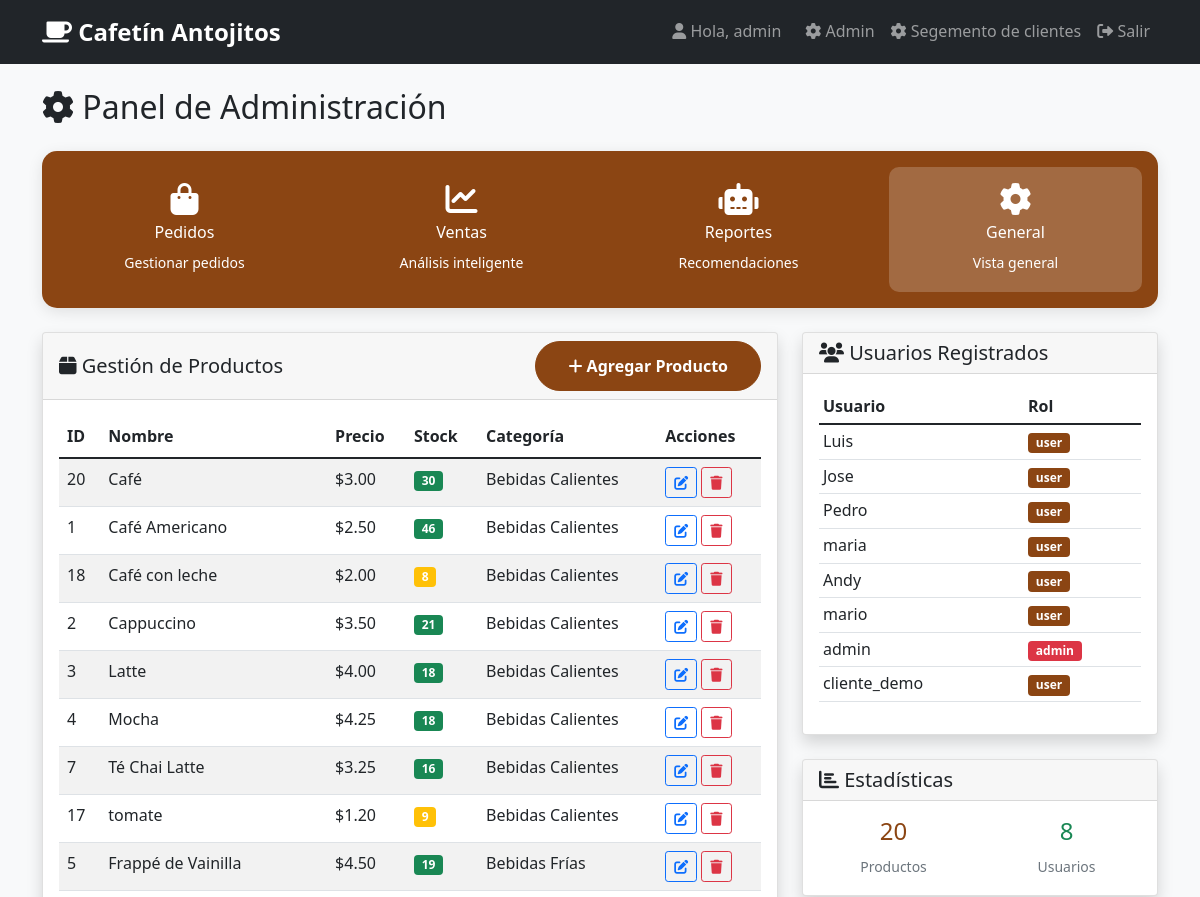
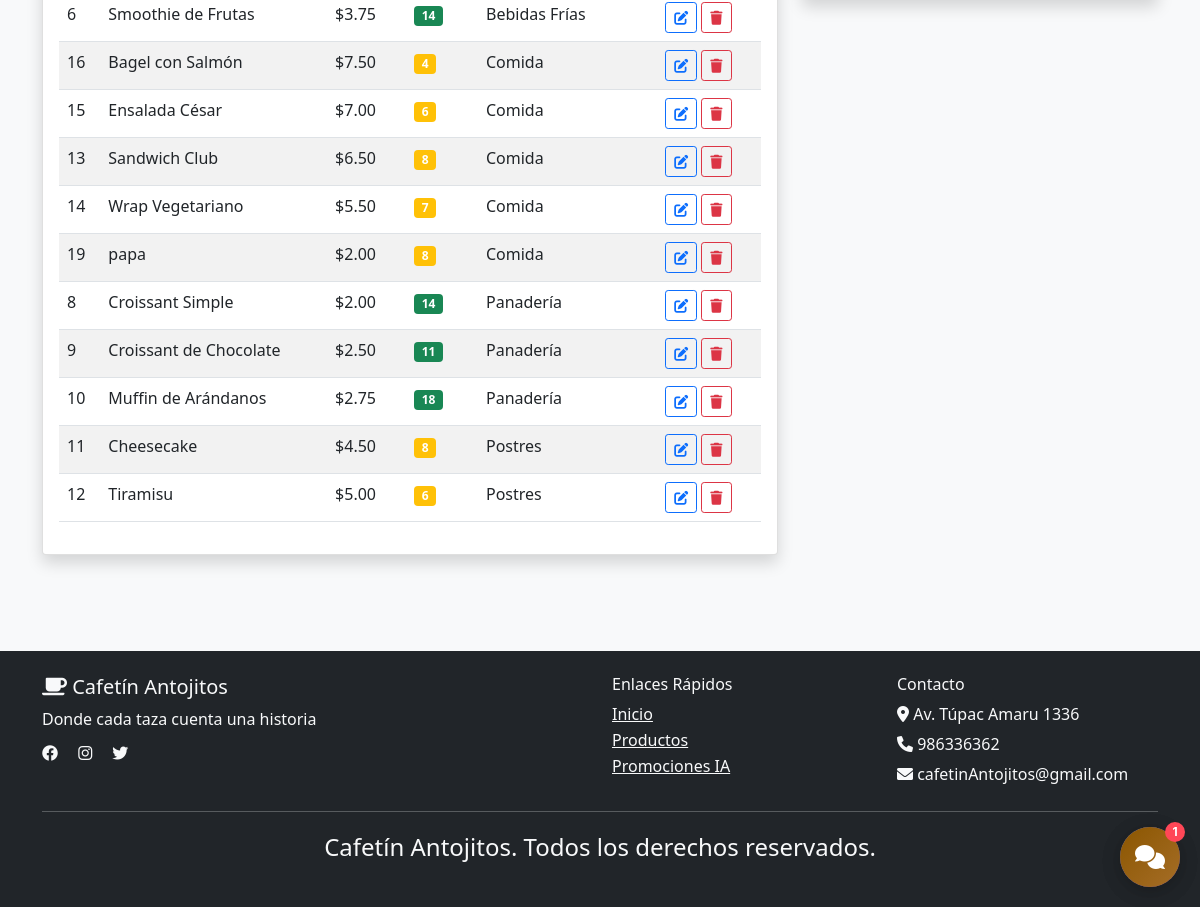
Page /admin (signed in) on the committed database (2 pictures, top to bottom).
### tables this page shows
CREATE TABLE productos (
            id INTEGER PRIMARY KEY AUTOINCREMENT,
            nombre TEXT NOT NULL,
            descripcion TEXT,
            precio REAL NOT NULL,
            imagen TEXT,
            categoria TEXT,
            stock INTEGER DEFAULT 0,
            popularidad INTEGER DEFAULT 0,
            created_at TIMESTAMP DEFAULT CURRENT_TIMESTAMP
        );

CREATE TABLE usuarios (
            id INTEGER PRIMARY KEY AUTOINCREMENT,
            username TEXT UNIQUE NOT NULL,
            email TEXT UNIQUE NOT NULL,
            password TEXT NOT NULL,
            role TEXT DEFAULT 'user',
            created_at TIMESTAMP DEFAULT CURRENT_TIMESTAMP
        );

### app.py (the view)
@app.route('/admin')
def admin():
    if 'user_id' not in session or session.get('role') != 'admin':
        flash('Acceso denegado', 'error')
        return redirect(url_for('index'))
    conn = get_db_connection()
    productos = conn.execute('SELECT * FROM productos ORDER BY categoria, nombre').fetchall()
    usuarios = conn.execute('SELECT id, username, email, role, created_at FROM usuarios ORDER BY created_at DESC').fetchall()
    ventas_por_categoria = conn.execute('''
        SELECT p.categoria, COUNT(*) as ventas, SUM(pd.cantidad * pd.precio_unitario) as ingresos
        FROM pedido_detalles pd
        JOIN productos p ON pd.producto_id = p.id
        GROUP BY p.categoria
        ORDER BY ingresos DESC
    ''').fetchall()
    productos_populares = conn.execute('''
        SELECT nombre, popularidad, stock
        FROM productos
        ORDER BY popularidad DESC
        LIMIT 10
    ''').fetchall()
    conn.close()
    return render_template('admin.html',
                         productos=productos,
                         usuarios=usuarios,
                         ventas_por_categoria=ventas_por_categoria,
                         productos_populares=productos_populares)

### app.py (called while the page is built)
def get_db_connection():
    conn = sqlite3.connect(DATABASE)
    conn.row_factory = sqlite3.Row
    return conn

### templates/admin.html (shortened to what this page needs)
{% extends "base.html" %}
{% block content %}
<div class="container py-4">
    <h2 class="mb-4">
        <i class="fas fa-cog"></i> Panel de Administración
    </h2>
    <div class="row mb-4">
        <div class="col-12">
            <div class="card admin-nav-card">
                <div class="card-body">
                    <div class="row text-center">
                        <div class="col-md-3">
                            <a href="{{ url_for('admin_pedidos') }}" class="admin-nav-link">
                                <i class="fas fa-shopping-bag fa-2x mb-2"></i>
                                <h6>Pedidos</h6>
                                <small class="text-muteds">Gestionar pedidos</small>
                            </a>
                        </div>
                        <div class="col-md-3">
                            <a href="{{ url_for('admin_ventas') }}" class="admin-nav-link">
                                <i class="fas fa-chart-line fa-2x mb-2"></i>
                                <h6>Ventas</h6>
                                <small class="text-muteds">Análisis inteligente</small>
                            </a>
                        </div>
                        <div class="col-md-3">
                            <a href="{{ url_for('admin_reportes') }}" class="admin-nav-link">
                                <i class="fas fa-robot fa-2x mb-2"></i>
                                <h6>Reportes</h6>
                                <small class="text-muteds">Recomendaciones</small>
                            </a>
                        </div>
                        <div class="col-md-3">
                            <a href="{{ url_for('admin') }}" class="admin-nav-link active">
                                <i class="fas fa-cog fa-2x mb-2"></i>
                                <h6>General</h6>
                                <small class="text-muteds">Vista general</small>
                            </a>
                        </div>
                    </div>
                </div>
            </div>
        </div>
    </div>
    <div class="row">
        <div class="col-lg-8">
            <div class="card shadow mb-4">
                <div class="card-header d-flex justify-content-between align-items-center">
                    <h5 class="mb-0">
                        <i class="fas fa-box"></i> Gestión de Productos
                    </h5>
                    <button class="btn btn-primary" data-bs-toggle="modal" data-bs-target="#addProductModal">
                        <i class="fas fa-plus"></i> Agregar Producto
                    </button>
                </div>
                <div class="card-body">
                    <div class="table-responsive">
                        <table class="table table-striped">
                            <thead>
                                <tr>
                                    <th>ID</th>
                                    <th>Nombre</th>
                                    <th>Precio</th>
                                    <th>Stock</th>
                                    <th>Categoría</th>
                                    <th>Acciones</th>
                                </tr>
                            </thead>
                            <tbody>
                                {% for producto in productos %}
                                <tr>
                                    <td>{{ producto.id }}</td>
                                    <td>{{ producto.nombre }}</td>
                                    <td>${{ "%.2f"|format(producto.precio) }}</td>
                                    <td>
                                        <span class="badge {% if producto.stock > 10 %}bg-success{% elif producto.stock > 0 %}bg-warning{% else %}bg-danger{% endif %}">
                                            {{ producto.stock }}
                                        </span>
                                    </td>
                                    <td>{{ producto.categoria }}</td>
                                    <td>
                                        <button class="btn btn-sm btn-outline-primary">
                                            <i class="fas fa-edit"></i>
                                        </button>
                                        <button class="btn btn-sm btn-outline-danger">
                                            <i class="fas fa-trash"></i>
                                        </button>
                                    </td>
                                </tr>
                                {% endfor %}
                            </tbody>
                        </table>
                    </div>
                </div>
            </div>
        </div>
        <div class="col-lg-4">
            <div class="card shadow">
                <div class="card-header">
                    <h5 class="mb-0">
                        <i class="fas fa-users"></i> Usuarios Registrados
                    </h5>
                </div>
                <div class="card-body">
                    <div class="table-responsive">
                        <table class="table table-sm">
                            <thead>
                                <tr>
                                    <th>Usuario</th>
                                    <th>Rol</th>
                                </tr>
                            </thead>
                            <tbody>
                                {% for usuario in usuarios %}
                                <tr>
                                    <td>{{ usuario.username }}</td>
                                    <td>
                                        <span class="badge {% if usuario.role == 'admin' %}bg-danger{% else %}bg-primary{% endif %}">
                                            {{ usuario.role }}
                                        </span>
                                    </td>
                                </tr>
                                {% endfor %}
                            </tbody>
                        </table>
                    </div>
                </div>
            </div>
            <div class="card shadow mt-4">
                <div class="card-header">
                    <h5 class="mb-0">
                        <i class="fas fa-chart-bar"></i> Estadísticas
                    </h5>
                </div>
                <div class="card-body">
                    <div class="row text-center">
                        <div class="col-6">
                            <h4 class="text-primary">{{ productos|length }}</h4>
                            <small class="text-muted">Productos</small>
                        </div>
                        <div class="col-6">
                            <h4 class="text-success">{{ usuarios|length }}</h4>
                            <small class="text-muted">Usuarios</small>
                        </div>
                    </div>
                </div>
            </div>
        </div>
    </div>
</div>
{% endblock %}

### templates/base.html (shortened to what this page needs)
<!DOCTYPE html>
<html lang="es">
<head>
    <link href="https://cdn.jsdelivr.net/npm/bootstrap@5.1.3/dist/css/bootstrap.min.css" rel="stylesheet">
    <link href="https://cdnjs.cloudflare.com/ajax/libs/font-awesome/6.0.0/css/all.min.css" rel="stylesheet">
    <link rel="stylesheet" href="{{ url_for('static', filename='style.css') }}">
</head>
<body>
    <nav class="navbar navbar-expand-lg navbar-dark bg-dark">
        <div class="container">
            <a class="navbar-brand" href="{{ url_for('index') }}">
                <i class="fas fa-coffee"></i> Cafetín Antojitos
            </a>
            <div class="collapse navbar-collapse" id="navbarNav">
                <div class="navbar-nav ms-auto">
                    {% if session.user_id %}
                        <span class="navbar-text me-3">
                            <i class="fas fa-user"></i> Hola, {{ session.username }}
                        </span>
                        {% if session.role == 'admin' %}
                            <a class="nav-link" href="{{ url_for('admin') }}">
                                <i class="fas fa-cog"></i> Admin
                            </a>
                            <a class="nav-link" href="{{ url_for('admin_clustering') }}">
                                <i class="fas fa-cog"></i> Segemento de clientes
                            </a>
                        {% endif %}
                        <a class="nav-link" href="{{ url_for('logout') }}">
                            <i class="fas fa-sign-out-alt"></i> Salir
                        </a>
                    {% else %}
                        <a class="nav-link" href="{{ url_for('index') }}">
                            <i class="fas fa-home"></i> Inicio
                        </a>
                    {% endif %}
                </div>
            </div>
        </div>
    </nav>
    <main>
        {% block content %}{% endblock %}
    </main>
    <footer class="bg-dark text-light py-4 mt-5">
        <div class="container">
            <div class="row">
                <div class="col-md-6">
                    <h5><i class="fas fa-coffee"></i> Cafetín Antojitos</h5>
                    <p class="mb-2">Donde cada taza cuenta una historia</p>
                    <div class="social-links">
                        <a href="#" class="text-light me-3"><i class="fab fa-facebook"></i></a>
                        <a href="#" class="text-light me-3"><i class="fab fa-instagram"></i></a>
                        <a href="#" class="text-light me-3"><i class="fab fa-twitter"></i></a>
                    </div>
                </div>
                <div class="col-md-3">
                    <h6>Enlaces Rápidos</h6>
                    <ul class="list-unstyled">
                        <li><a href="{{ url_for('index') }}" class="text-light">Inicio</a></li>
                        {% if session.user_id %}
                            <li><a href="{{ url_for('user') }}" class="text-light">Productos</a></li>
                            <li><a href="{{ url_for('promociones') }}" class="text-light">Promociones IA</a></li>
                        {% endif %}
                    </ul>
                </div>
                <div class="col-md-3">
                    <h6>Contacto</h6>
                    <p class="mb-1"><i class="fas fa-map-marker-alt"></i> Av. Túpac Amaru 1336</p>
                    <p class="mb-1"><i class="fas fa-phone"></i> 986336362</p>
                    <p class="mb-0"><i class="fas fa-envelope"></i> cafetinAntojitos@gmail.com</p>
                </div>
            </div>
            <hr class="my-3">
            <div class="text-center" style="font-size: 1.5em">
                <p>Cafetín Antojitos. Todos los derechos reservados.</p>
            </div>
        </div>
    </footer>
    <div id="chatbot-test" style="position: fixed; bottom: 20px; right: 20px; z-index: 10000;">
        <div style="width: 60px; height: 60px; background: linear-gradient(135deg, #667eea 0%, #764ba2 100%); border-radius: 50%; display: flex; align-items: center; justify-content: center; color: white; font-size: 24px; cursor: pointer; box-shadow: 0 4px 20px rgba(0, 0, 0, 0.15); animation: pulse 2s infinite;" onclick="alert('¡Chatbot funcionando! El chatbot completo se carga con JavaScript.')">
            <i class="fas fa-comments"></i>
        </div>
    </div>
</body>
</html>

### static/style.css (style rules this page uses)
:root { --primary-color: #8b4513; --secondary-color: #d2691e; --accent-color: #f4a460; --dark-color: #2c1810; --light-color: #f5f5dc; --success-color: #28a745; --danger-color: #dc3545; --warning-color: #ffc107; --info-color: #17a2b8; }
* { box-sizing: border-box; }
body { font-family: "Segoe UI", Tahoma, Geneva, Verdana, sans-serif; background-color: #f8f9fa; line-height: 1.6; }
.navbar-brand { font-weight: bold; font-size: 1.5rem; }
.btn-primary { background-color: var(--primary-color); border-color: var(--primary-color); border-radius: 25px; padding: 0.75rem 2rem; font-weight: 600; transition: all 0.3s ease; }
footer { background: var(--dark-color) !important; margin-top: auto; }
.card { transition: all 0.3s ease; }
.text-primary { color: var(--primary-color) !important; }
.bg-primary { background-color: var(--primary-color) !important; }

### templates/admin.html (style rules this page uses)
.admin-nav-card { background: linear-gradient(135deg, #8b4513 0%, #8b4513 100%); color: white; border: none; border-radius: 15px; box-shadow: 0 4px 15px rgba(0, 0, 0, 0.1); }
.text-muteds { color: white; }
.admin-nav-link { color: white; text-decoration: none; display: block; padding: 1rem; border-radius: 10px; transition: all 0.3s ease; }
.admin-nav-link.active { background: rgba(255, 255, 255, 0.2); }

### rows in the picture
productos: id "20", nombre "Café", precio "3.00", stock "30", categoria "Bebidas Calientes"
productos: id "1", nombre "Café Americano", precio "2.50", stock "46", categoria "Bebidas Calientes"
productos: id "18", nombre "Café con leche", precio "2.00", stock "8", categoria "Bebidas Calientes"
productos: id "2", nombre "Cappuccino", precio "3.50", stock "21", categoria "Bebidas Calientes"
productos: id "3", nombre "Latte", precio "4.00", stock "18", categoria "Bebidas Calientes"
productos: id "4", nombre "Mocha", precio "4.25", stock "18", categoria "Bebidas Calientes"
productos: id "7", nombre "Té Chai Latte", precio "3.25", stock "16", categoria "Bebidas Calientes"
productos: id "17", nombre "tomate", precio "1.20", stock "9", categoria "Bebidas Calientes"
productos: id "5", nombre "Frappé de Vainilla", precio "4.50", stock "19", categoria "Bebidas Frías"
productos: id "6", nombre "Smoothie de Frutas", precio "3.75", stock "14", categoria "Bebidas Frías"
productos: id "16", nombre "Bagel con Salmón", precio "7.50", stock "4", categoria "Comida"
productos: id "15", nombre "Ensalada César", precio "7.00", stock "6", categoria "Comida"
productos: id "13", nombre "Sandwich Club", precio "6.50", stock "8", categoria "Comida"
productos: id "14", nombre "Wrap Vegetariano", precio "5.50", stock "7", categoria "Comida"
productos: id "19", nombre "papa", precio "2.00", stock "8", categoria "Comida"
productos: id "8", nombre "Croissant Simple", precio "2.00", stock "14", categoria "Panadería"
productos: id "9", nombre "Croissant de Chocolate", precio "2.50", stock "11", categoria "Panadería"
productos: id "10", nombre "Muffin de Arándanos", precio "2.75", stock "18", categoria "Panadería"
productos: id "11", nombre "Cheesecake", precio "4.50", stock "8", categoria "Postres"
productos: id "12", nombre "Tiramisu", precio "5.00", stock "6", categoria "Postres"
usuarios: username "Luis", role "user"
usuarios: username "Jose", role "user"
usuarios: username "Pedro", role "user"
usuarios: username "maria", role "user"
usuarios: username "Andy", role "user"
usuarios: username "mario", role "user"
usuarios: username "admin", role "admin"
usuarios: username "cliente_demo", role "user"

### other values in the picture
{{ session.username }} "admin"
{{ productos|length }} "20"
{{ usuarios|length }} "8"
